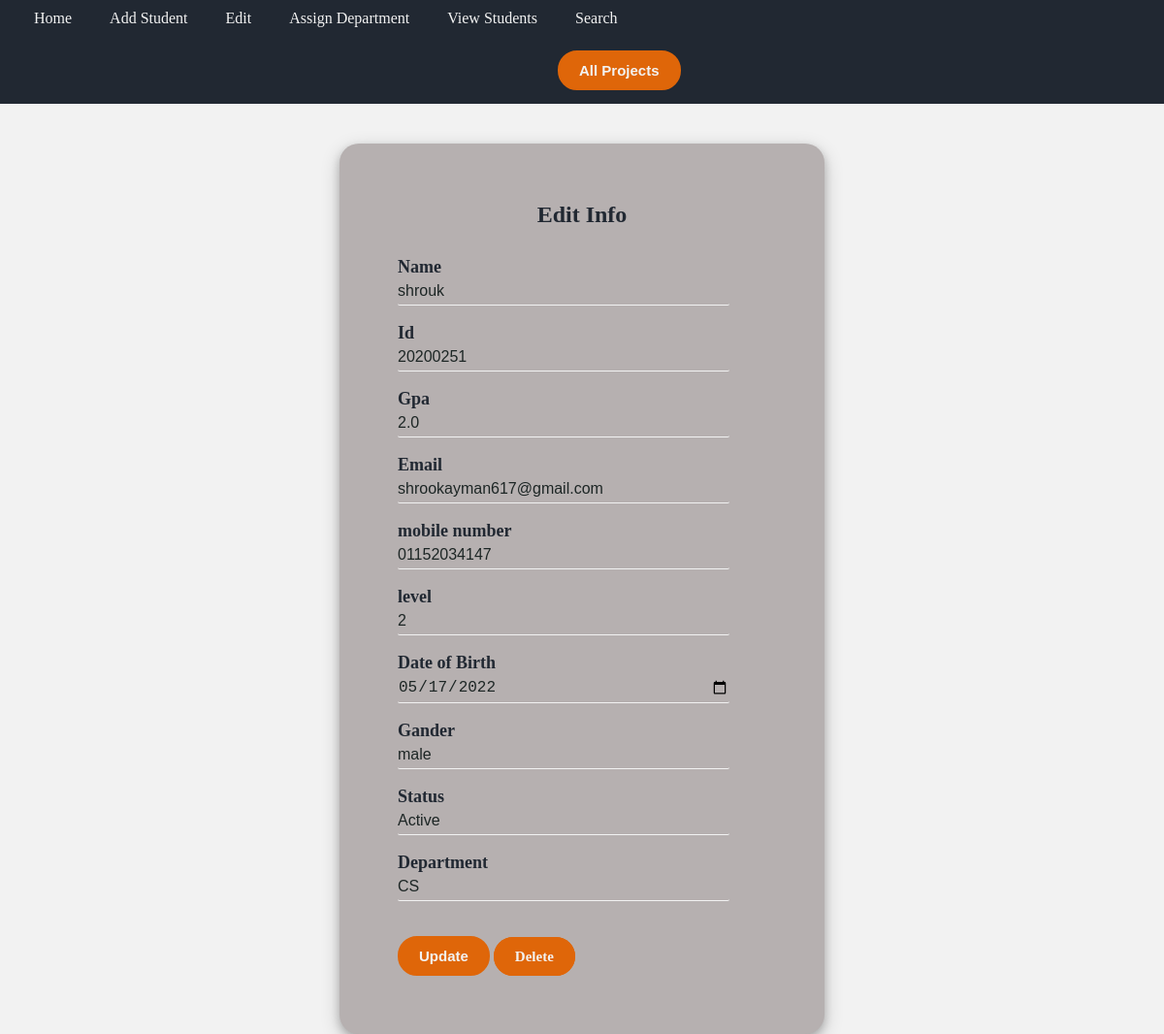
/search/Edit/20200251, run on the app's committed database.
### pages/models.py (models this page shows)
class Add(models.Model):
    x=[('male','male'),('female','female')]
    y=[('Active','Active'),('Inactive','Inactive')]
    z=[('CS','CS'),('IS','IS'),('AI','AI'),('IT','IT'),('DS','DS'),('General','General')]
    Name=models.CharField(max_length=25)
    Id=models.CharField(max_length=10,primary_key=True)
    Gpa=models.DecimalField(max_digits=3,decimal_places=1)
    Email=models.EmailField(max_length=25)
    Mobile=models.CharField(max_length=12)
    Level=models.IntegerField()
    Date=models.CharField(blank=True,null=True,max_length=15)
    Gender=models.CharField(max_length=10,choices=x)
    Status=models.CharField(max_length=10,choices=y)
    Department=models.CharField(max_length=50,choices=z)

### pages/views.py (the view)
# urls.py: path('search/Edit/<str:pk>',views.Edit,name='Edit'),
def Edit(request,pk):
    return render(request,'pages/Edit.html',{'s':Add.objects.get(Id=pk)})

### pages/templates/pages/Edit.html (shortened to what this page needs)
{% load static %}
<!DOCTYPE html>
<html lang="en">
  <head>
    <link rel="stylesheet" href="{% static 'css/add&edit.css'%}" />
  </head>
  <body>
    <div class="Edit">
    <nav>
      <ul class="nav_links">
          <li class="nav">
              <a href="{% url 'home' %}">Home</a>
          </li>
          <li class="nav">
              <a href="{% url 'add' %}">Add Student</a>
          </li>
          <li class="nav">
            <a href="{% url 'edit' %}">Edit</a>
          </li>
          <li class="nav">
              <a href="{% url 'assignment' %}">Assign Department</a>
          </li>
          <li class="nav">
              <a href="{% url 'view' %}">View Students</a>
          </li>
          <li class="nav">
              <a href="{% url 'search' %}">Search</a>
          </li>
          <li class="nav">
              <a href="{% url 'all' %}"><button class="btn" >All Projects</button></a>
          </li>
      </ul>
  </nav>
   <section>
        <form action="updaterecord/{{ s.Id }}" method="post">
          <div class="container">
            <h2>Edit Info</h2>
            <div class="inBox">
              <label>Name</label><br />
              <input type="text" id="Name" value="{{s.Name}}" name="Name" />
              <br />
              <br />
              <label>Id</label><br />
              <input type="number" id="Id"  value="{{s.Id}}" name="Id" disabled/>
              <br />
              <br />
              <label>Gpa</label><br />
              <input type="number" step="0.01" max="4" min="0" id="Gpa"  value="{{s.Gpa}}" name="Gpa"/>
              <br />
              <br />
              <label>Email</label><br />
              <input type="email" id="Email" value="{{s.Email}}" name="email"/>
              <br />
              <br />
              <label>mobile number</label><br />
              <input type="tel" placeholder="+20" id="Mobile" value="{{s.Mobile}}" name="Mob" />
              <br />
              <br />
              <label for="slevel">level </label>
              <br />
              <input id="slevel" type="number" value="{{s.Level}}" name="Level" />
              <br />
              <br />
              <label>Date of Birth</label><br />
              <input type="date" id="Date" name="date" value="{{s.Date}}" />
              <br /><br>
              <div>
                <label for="gander" >Gander</label>
                <input list="gander" value="{{s.Gender}}" name="Gender" >
              </div>
            <br />
            <div class="inBox">
              <label for="status" >Status</label>
              <input list="status" value="{{s.Status}}" name="Status" >
            </div>
            <br />
            <label for="depart">Department</label>
            <input name="depart" id="depart" value="{{s.Department}}" disabled>
             </div>
            <br />
            <br />
            <input type="submit" value="Update" class="dele">
            <a href="delete/{{s.Id}}" class="dele" onclick="del()"> Delete </a>
          </div>
        </form>
      </section>
    </div>
  </body>
</html>

### pages/static/css/add&edit.css (style rules this page uses)
* { box-sizing: border-box; margin: 0; padding: 0; }
ul,li, a { color: #f2f2f2; text-decoration: none; text-align: left; background-color: #212832; }
.nav_links li { display: inline-block; width: auto; overflow: auto; padding-left: 30px; margin: 10px 0; margin-left: 5px; }
body { background-color: #f2f2f2; }
.container { padding: 5%; position:absolute; margin-top: 500px; margin-right: 50%; margin-bottom: 300px; margin-left: 50%; width: 500px; transform: translate(-50%, -50%); background-color:#b6b0b0; box-sizing: border-box; border-radius: 20px; box-shadow: 0 4px 8px 0 rgba(0, 0, 0, 0.2), 0 6px 20px 0 rgba(0, 0, 0, 0.20); }
.container h2 { margin: 0 0 30px; padding: 0; color: #212832; text-align: center; }
.container .inBox input { width: 90%; padding: 5px 0; font-size: 16px; color: #1d2625; border-radius: 2px; margin: 8px 10x; display:inline-table; box-sizing:border-box; border: none; border-bottom: 1px solid #f2f2f2; outline: none; background-color: transparent; }
nav button { margin-left: 540px; }
.dele , .sub ,.ed ,button { color: #f2f2f2; background-color: #df6609; padding: 12px 25px; border: none; transition: all 0.3s ease-in-out; border-radius: 20px; padding: 10px 20px; cursor: pointer; font-size: 15px; font-style:inherit; font-weight:bold; border: 2px solid #df6609; }
label { font-size: 18px; font-weight: bold; font-style: normal; color: #212832; }

### data on the page
Add: Name "shrouk", Id "20200251", Gpa "2.0", email "shrookayman617@gmail.com", Mob "01152034147", Level "2", date "05/17/2022", Gender "male", Status "Active", depart "CS"
